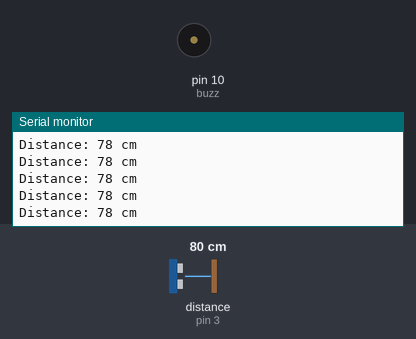
Simulated run of this sketch. Board: Arduino Uno, built with avr-gcc and run on an emulated ATmega328P. Shown: buzzer (waves = sounding, pin HIGH), the last lines printed to the serial monitor. Wiring (inferred from the names in the program): ultrasonic range finder: trigger pin 2; echo pin 3. Inputs (shaded band) come from the test bench; at power-on: distance to the obstacle (sensor on pin 3) 80 cm. The echo pulse lasts 58.3 µs per cm; pins used as bus, display or sensor lines are not drawn.

Above: at 1.2 s.
1.3 s: distance to the obstacle (sensor on pin 3) set to 2 cm
At 1.9 s:
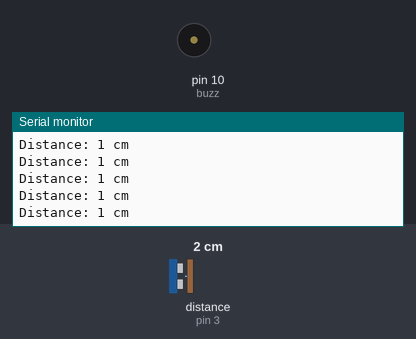
4.3 s: distance to the obstacle (sensor on pin 3) set to 120 cm
At 5.4 s:
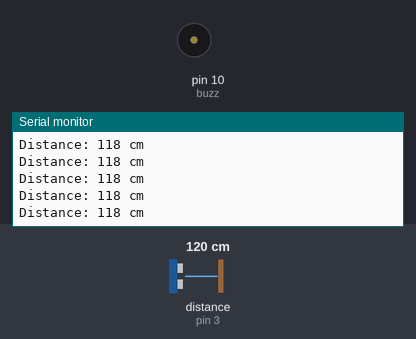
Timing chart, 0 to 7.3 s (numbered marks = the images above; inputs shaded):
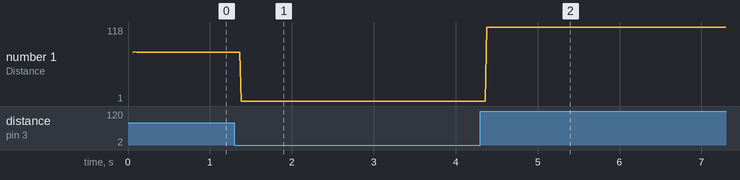

Measured:
- after the input at 1.3 s, the serial monitor: prints a new line after 0.08 s (image 1)
- after the input at 4.3 s, the serial monitor: prints a new line after 0.08 s (image 2)
- plotted number 1: 78 → 1 after the input at 1.3 s, 1 → 118 after the input at 4.3 s

The sketch:

pib.ino
```cpp
// faca uma funcao para arduino que faz 10 beeps
//
// void beep(int duration)
// {
//     int note = NOTE_C4;
//     tone(BUZZ_PORT, note, duration);
//     noTone(BUZZ_PORT);
// }
```

main.ino
```cpp
// ---------------------------------------------------------------- //
// Arduino Ultrasoninc Sensor HC-SR04
// Re-writed by Arbi Abdul Jabbaar
// Using Arduino IDE 1.8.7
// Using HC-SR04 Module
// Tested on 17 September 2019
// ---------------------------------------------------------------- //\
#include "Thread.h"
#define echoPin 3 // attach pin D2 Arduino to pin Echo of HC-SR04
#define trigPin 2 //attach pin D3 Arduino to pin Trig of HC-SR04
#define buzz 10 //attach pin D10 for Buzz


// defines variables
long duration; // variable for the duration of sound wave travel
int distance; // variable for the distance measurement

void setup() {
  pinMode(buzz, OUTPUT);
  pinMode(trigPin, OUTPUT); // Sets the trigPin as an OUTPUT
  pinMode(echoPin, INPUT); // Sets the echoPin as an INPUT
  Serial.begin(9600); // // Serial Communication is starting with 9600 of baudrate speed
  Serial.println("Ultrasonic Sensor HC-SR04 Test"); // print some text in Serial Monitor
  Serial.println("with Arduino UNO R3");
}

void recalcula(){

}

void loop() {
  // Clears the trigPin condition
  digitalWrite(trigPin, LOW);
  delayMicroseconds(2);
  // Sets the trigPin HIGH (ACTIVE) for 10 microseconds
  digitalWrite(trigPin, HIGH);
  delayMicroseconds(10);
  digitalWrite(trigPin, LOW);
  // Reads the echoPin, returns the sound wave travel time in microseconds
  duration = pulseIn(echoPin, HIGH);
  // Calculating the distance
  distance = duration * 0.034 / 2; // Speed of sound wave divided by 2 (go and back)
  // Displays the distance on the Serial Monitor

  // 5 ----- 1
  // 31 ----- x
  // if(distance < 5){
  //   Serial.print("Distance: ");
  //   Serial.print(distance);
  //   Serial.println(" cm");
  // }
  // else if(distance < 10){
  //   Serial.print("Distance: ");
  //   Serial.print(distance);
  //   Serial.println(" cm");
  // }else if(distance < 15){
  //   Serial.print("Distance: ");
  //   Serial.print(distance);
  //   Serial.println(" cm");
  // }else if (distance < 20){
  //   Serial.print("Distance: ");
  //   Serial.print(distance);
  //   Serial.println(" cm");
  // }else if(distance < 30){
  //   Serial.print("Distance: ");
  //   Serial.print(distance);
  //   Serial.println(" cm");
  // }
    // digitalWrite(buzz, HIGH);

  Serial.print("Distance: ");
  Serial.print(distance);
  Serial.println(" cm");

}
```
